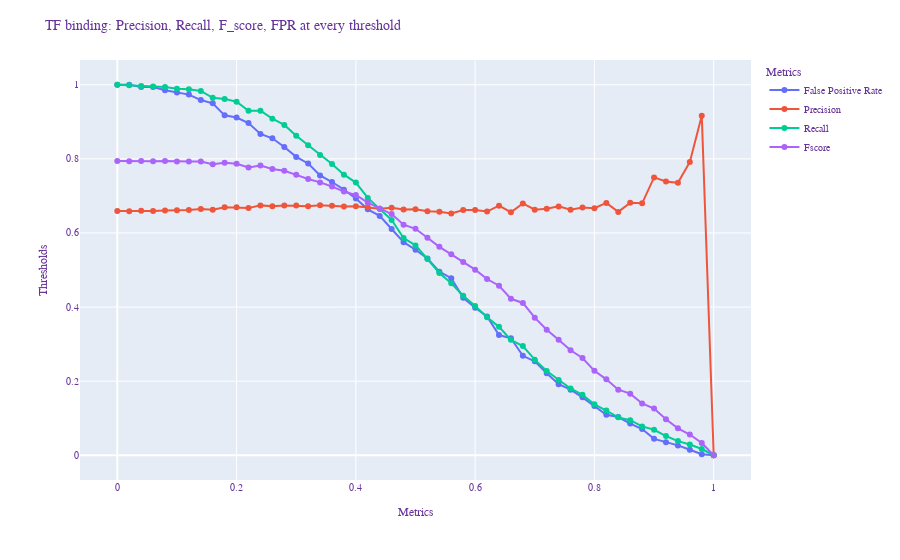

Write notebook code for a chart like this one.
### Code cell
filename = os.path.join(base_directory, '4_results.csv')
class_number = 4
plot_results_csv(filename, class_number)
